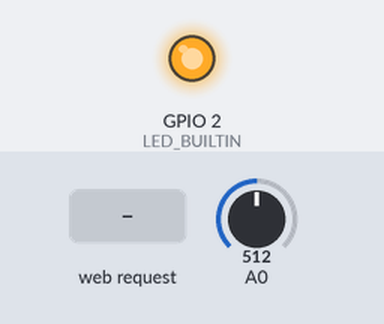
The sketch below on a simulated ESP8266 (NodeMCU). On the bench: output pins drawn as LEDs (lit = HIGH, except the on-board LED, lit = LOW). The test bench sets the inputs (shaded band); at power-on: A0 = 512. WiFi joins after 1.5 s; servers stay silent unless stated; what the sketch prints to the serial monitor is not drawn.

Above: at 2.7 s.
2.8 s: HTTP request GET /LED=OFF received
At 3.7 s:
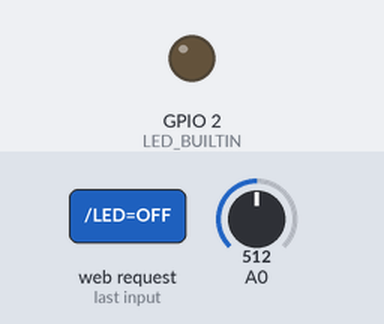
4.3 s: HTTP request GET /LED=ON received
At 4.8 s:
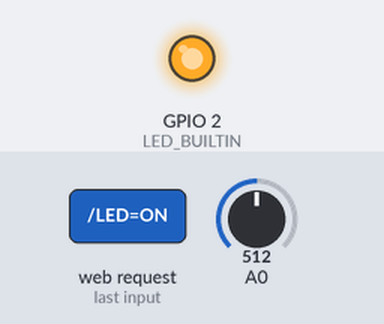
Timing chart, 0 to 7.3 s (numbered marks = the images above; inputs shaded):
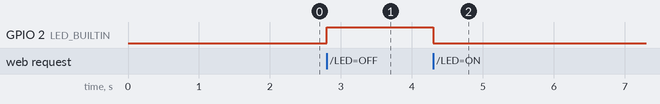

The sketch:

luminence.ino
```cpp
#include <ESP8266WiFi.h>

const char* ssid = "isdae";
const char* password = "2100105964";


WiFiServer server(80);
void setup() {
  Serial.begin(115200);
  delay(10);

  pinMode(LED_BUILTIN, OUTPUT);
  digitalWrite(LED_BUILTIN, LOW);


  // Connect to WiFi network
  Serial.println();
  Serial.println();
  Serial.print("Connecting to ");
  Serial.println(ssid);

  WiFi.begin(ssid, password);

  while (WiFi.status() != WL_CONNECTED) {
    delay(500);
    Serial.print(".");
  }
  Serial.println("");
  Serial.println("WiFi connected");

  // Start the server
  server.begin();
  Serial.println("Server started");

  // Print the IP address
  Serial.print("Use this URL : ");
  Serial.print("http://");
  Serial.print(WiFi.localIP());
  Serial.println("/");

}

void loop() {
  // Check if a client has connected
  WiFiClient client = server.available();
  if (!client) {
    return;
  }

  // Wait until the client sends some data
  Serial.println("new client");
  while(!client.available()){
    delay(1);
  }

  // Read the first line of the request
  String request = client.readStringUntil('\r');
  Serial.println(request);
  client.flush();

  // Match the request

  int value = LOW;
  if (request.indexOf("/LED=OFF") != -1) {
    digitalWrite(LED_BUILTIN, HIGH);
    value = HIGH;
  }
  if (request.indexOf("/LED=ON") != -1){
    digitalWrite(LED_BUILTIN, LOW);
    value = LOW;
  }


  // Return the response
  client.println("HTTP/1.1 200 OK");
  client.println("Content-Type: text/html");
  client.println(""); //  do not forget this one
//  client.println("<!DOCTYPE HTML>");
//  client.println("<html>");
  int sensorValue = analogRead(A0);
  float voltage = sensorValue * (3.2 / 1023.0);
  client.println(voltage);
//  client.print("<br>");
  delay(1);
  Serial.println("Client disconnected");
  Serial.println("");

}
```

Measured:
- after the input at 2.8 s, GPIO 2 (LED_BUILTIN): LOW → HIGH at once
- after the input at 4.3 s, GPIO 2 (LED_BUILTIN): HIGH → LOW at once
